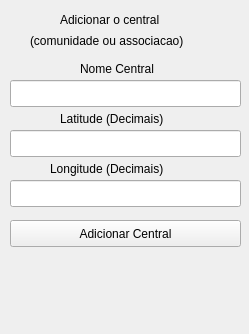
     <widget class="QWidget" name="central">
      <property name="geometry">
       <rect>
        <x>0</x>
        <y>0</y>
        <width>249</width>
        <height>334</height>
       </rect>
      </property>
      <attribute name="label">
       <string>CENTRAL</string>
      </attribute>
      <widget class="QLabel" name="lat_central_label">
       <property name="geometry">
        <rect>
         <x>60</x>
         <y>110</y>
         <width>131</width>
         <height>17</height>
        </rect>
       </property>
       <property name="text">
        <string>Latitude (Decimais)</string>
       </property>
      </widget>
      <widget class="QPushButton" name="add_central_pushButton">
       <property name="geometry">
        <rect>
         <x>10</x>
         <y>220</y>
         <width>231</width>
         <height>27</height>
        </rect>
       </property>
       <property name="text">
        <string>Adicionar Central</string>
       </property>
      </widget>
      <widget class="QLabel" name="long_central_label">
       <property name="geometry">
        <rect>
         <x>50</x>
         <y>160</y>
         <width>141</width>
         <height>17</height>
        </rect>
       </property>
       <property name="text">
        <string>Longitude (Decimais)</string>
       </property>
      </widget>
      <widget class="QLineEdit" name="nome_central_line">
       <property name="geometry">
        <rect>
         <x>10</x>
         <y>80</y>
         <width>231</width>
         <height>27</height>
        </rect>
       </property>
      </widget>
      <widget class="QLineEdit" name="long_central_line">
       <property name="geometry">
        <rect>
         <x>10</x>
         <y>180</y>
         <width>231</width>
         <height>27</height>
        </rect>
       </property>
      </widget>
      <widget class="QLabel" name="nome_central_label_2">
       <property name="geometry">
        <rect>
         <x>80</x>
         <y>60</y>
         <width>91</width>
         <height>17</height>
        </rect>
       </property>
       <property name="text">
        <string>Nome Central</string>
       </property>
      </widget>
      <widget class="QLabel" name="label_2">
       <property name="geometry">
        <rect>
         <x>60</x>
         <y>9</y>
         <width>131</width>
         <height>21</height>
        </rect>
       </property>
       <property name="text">
        <string>Adicionar o central</string>
       </property>
      </widget>
      <widget class="QLineEdit" name="lat_central_line">
       <property name="geometry">
        <rect>
         <x>10</x>
         <y>130</y>
         <width>231</width>
         <height>27</height>
        </rect>
       </property>
      </widget>
      <widget class="QLabel" name="label_3">
       <property name="geometry">
        <rect>
         <x>30</x>
         <y>30</y>
         <width>191</width>
         <height>21</height>
        </rect>
       </property>
       <property name="text">
        <string>(comunidade ou associacao)</string>
       </property>
      </widget>
     </widget>
